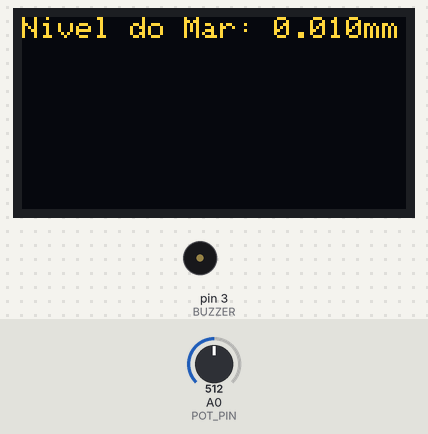
The sketch below on a simulated Arduino Uno, built with avr-gcc and run on an emulated ATmega328P. Shown: 128×64 one-colour display, buzzer (waves = sounding). Inputs (shaded band) come from the test bench; at power-on: A0 (POT_PIN) = 512. The OLED is the two-colour kind (top 16 rows yellow).

Above: at 1.2 s.
1.3 s: A0 (POT_PIN) set to 547
2.8 s: A0 (POT_PIN) set to 577
At 4.1 s:
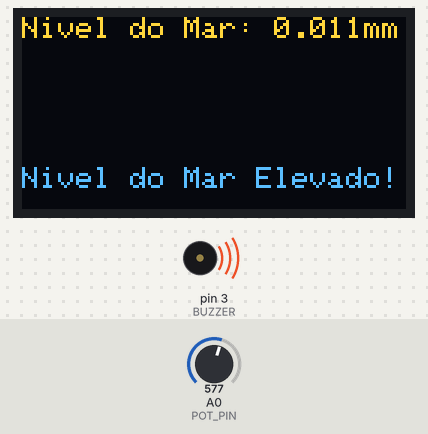
4.4 s: A0 (POT_PIN) set to 511
At 5.6 s:
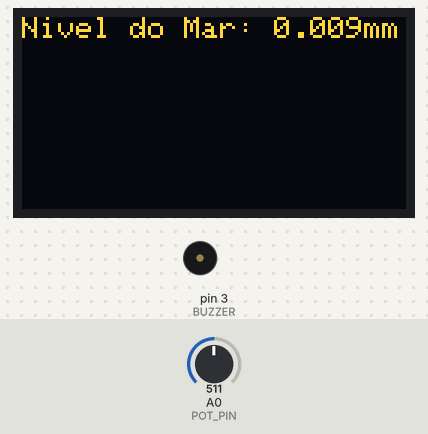
5.9 s: A0 (POT_PIN) set to 474
7.4 s: A0 (POT_PIN) set to 450
Timing chart, 0 to 9.9 s (numbered marks = the images above; inputs shaded):
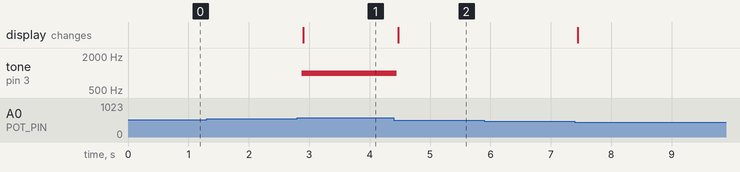

Measured:
- the behaviour switches between 562 and 563 on A0 (POT_PIN) (found by bisection; images 0 and 1)
- after the input at 1.3 s, every drawn part: stays the same
- after the input at 2.8 s, tone on pin 3 (BUZZER): silent → 1000 Hz after 0.07 s; the display: changes after 0.10 s (image 1)
- after the input at 4.4 s, tone on pin 3 (BUZZER): 1000 Hz → silent after 0.05 s; the display: changes after 0.08 s (image 2)
- after the input at 5.9 s, every drawn part: stays the same

The sketch:

sketch.ino
```cpp
#include <Wire.h>
#include <Adafruit_GFX.h>
#include <Adafruit_SSD1306.h>

#define SCREEN_WIDTH 128
#define SCREEN_HEIGHT 64
#define OLED_RESET    -1
Adafruit_SSD1306 display(SCREEN_WIDTH, SCREEN_HEIGHT, &Wire, OLED_RESET);

#define BUZZER 3
#define POT_PIN A0
void setup() {
  pinMode(BUZZER, OUTPUT);

  display.begin(SSD1306_SWITCHCAPVCC, 0x3C);
  display.clearDisplay();
}

void loop() {
  int potValue = analogRead(POT_PIN);
  float seaLevel = map(potValue, 0, 1023, 0, 20) / 1000.0;

  display.clearDisplay();
  display.setTextSize(1);
  display.setTextColor(SSD1306_WHITE);
  display.setCursor(0,0);
  display.print("Nivel do Mar: ");
  display.print(seaLevel, 3);
  display.print("mm");

  if (seaLevel > 0.010) {
    tone(BUZZER, 1000); // kHz
    display.setTextSize(1);
    display.setCursor(0, 50);
    display.setTextColor(SSD1306_INVERSE);
    display.print("Nivel do Mar Elevado!");
  } else {
    noTone(BUZZER);
  }

  display.display();
  delay(100);
}
```
